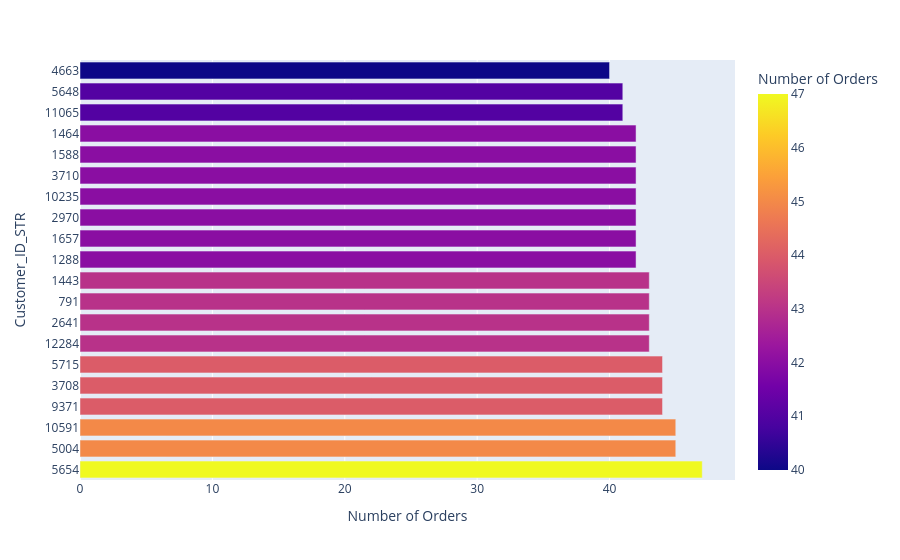

Write notebook code for a chart like this one.
### Markdown cell above
# Top 20 Customers regarding the quanitity of orders

### Code cell
df1['Customer_ID_STR']=df1['Customer Id'].astype(str)

data_customers=df1.groupby(['Customer_ID_STR'])['Order Id'].count().reset_index(name='Number of Orders').sort_values(by= 'Number of Orders', ascending= False)
px.bar(data_customers.head(20),x='Number of Orders', y='Customer_ID_STR' , color='Number of Orders'      )

### Figure 1 — Plotly figure (JSON) as saved in the notebook; plotly's stock layout.template omitted (floating-point values rounded to 4 significant figures)
{"data": [{"hovertemplate": "Number of Orders=%{marker.color}<br>Customer_ID_STR=%{y}<extra></extra>", "legendgroup": "", "marker": {"color": [47, 45, 45, 44, 44, 44, 43, 43, 43, 43, 42, 42, 42, 42, 42, 42, 42, 41, 41, 40], "coloraxis": "coloraxis", "pattern": {"shape": ""}}, "name": "", "orientation": "h", "showlegend": false, "textposition": "auto", "x": [47, 45, 45, 44, 44, 44, 43, 43, 43, 43, 42, 42, 42, 42, 42, 42, 42, 41, 41, 40], "xaxis": "x", "y": ["5654", "5004", "10591", "9371", "3708", "5715", "12284", "2641", "791", "1443", "1288", "1657", "2970", "10235", "3710", "1588", "1464", "11065", "5648", "4663"], "yaxis": "y", "type": "bar"}], "layout": {"xaxis": {"anchor": "y", "domain": [0.0, 1.0], "title": {"text": "Number of Orders"}}, "yaxis": {"anchor": "x", "domain": [0.0, 1.0], "title": {"text": "Customer_ID_STR"}}, "coloraxis": {"colorbar": {"title": {"text": "Number of Orders"}}, "colorscale": [[0.0, "#0d0887"], [0.1111, "#46039f"], [0.2222, "#7201a8"], [0.3333, "#9c179e"], [0.4444, "#bd3786"], [0.5556, "#d8576b"], [0.6667, "#ed7953"], [0.7778, "#fb9f3a"], [0.8889, "#fdca26"], [1.0, "#f0f921"]]}, "legend": {"tracegroupgap": 0}, "margin": {"t": 60}, "barmode": "relative"}}
